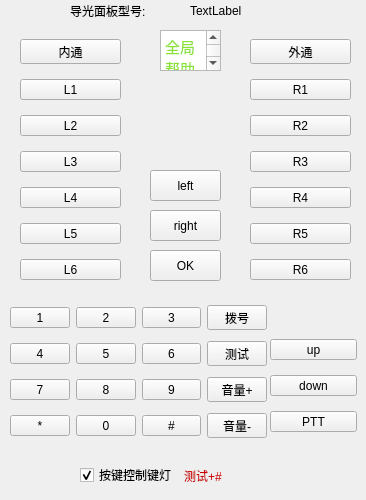
   <widget class="QWidget" name="page">
    <widget class="QWidget" name="verticalLayoutWidget">
     <property name="geometry">
      <rect>
       <x>20</x>
       <y>30</y>
       <width>101</width>
       <height>261</height>
      </rect>
     </property>
     <layout class="QVBoxLayout" name="verticalLayout">
      <item>
       <widget class="QToolButton" name="toolButton_Inc">
        <property name="sizePolicy">
         <sizepolicy hsizetype="Expanding" vsizetype="Fixed">
          <horstretch>0</horstretch>
          <verstretch>0</verstretch>
         </sizepolicy>
        </property>
        <property name="focusPolicy">
         <enum>Qt::NoFocus</enum>
        </property>
        <property name="styleSheet">
         <string notr="true">font: 15pt &quot;Ubuntu&quot;;</string>
        </property>
        <property name="text">
         <string>内通</string>
        </property>
       </widget>
      </item>
      <item>
       <widget class="QToolButton" name="toolButton_L1">
        <property name="sizePolicy">
         <sizepolicy hsizetype="Expanding" vsizetype="Fixed">
          <horstretch>0</horstretch>
          <verstretch>0</verstretch>
         </sizepolicy>
        </property>
        <property name="focusPolicy">
         <enum>Qt::NoFocus</enum>
        </property>
        <property name="styleSheet">
         <string notr="true">font: 15pt &quot;Ubuntu&quot;;</string>
        </property>
        <property name="text">
         <string>L1</string>
        </property>
       </widget>
      </item>
      <item>
       <widget class="QToolButton" name="toolButton_L2">
        <property name="sizePolicy">
         <sizepolicy hsizetype="Expanding" vsizetype="Fixed">
          <horstretch>0</horstretch>
          <verstretch>0</verstretch>
         </sizepolicy>
        </property>
        <property name="focusPolicy">
         <enum>Qt::NoFocus</enum>
        </property>
        <property name="styleSheet">
         <string notr="true">font: 15pt &quot;Ubuntu&quot;;</string>
        </property>
        <property name="text">
         <string>L2</string>
        </property>
       </widget>
      </item>
      <item>
       <widget class="QToolButton" name="toolButton_L3">
        <property name="sizePolicy">
         <sizepolicy hsizetype="Expanding" vsizetype="Fixed">
          <horstretch>0</horstretch>
          <verstretch>0</verstretch>
         </sizepolicy>
        </property>
        <property name="focusPolicy">
         <enum>Qt::NoFocus</enum>
        </property>
        <property name="styleSheet">
         <string notr="true">font: 15pt &quot;Ubuntu&quot;;</string>
        </property>
        <property name="text">
         <string>L3</string>
        </property>
       </widget>
      </item>
      <item>
       <widget class="QToolButton" name="toolButton_L4">
        <property name="sizePolicy">
         <sizepolicy hsizetype="Expanding" vsizetype="Fixed">
          <horstretch>0</horstretch>
          <verstretch>0</verstretch>
         </sizepolicy>
        </property>
        <property name="focusPolicy">
         <enum>Qt::NoFocus</enum>
        </property>
        <property name="styleSheet">
         <string notr="true">font: 15pt &quot;Ubuntu&quot;;</string>
        </property>
        <property name="text">
         <string>L4</string>
        </property>
       </widget>
      </item>
      <item>
       <widget class="QToolButton" name="toolButton_L5">
        <property name="sizePolicy">
         <sizepolicy hsizetype="Expanding" vsizetype="Fixed">
          <horstretch>0</horstretch>
          <verstretch>0</verstretch>
         </sizepolicy>
        </property>
        <property name="focusPolicy">
         <enum>Qt::NoFocus</enum>
        </property>
        <property name="styleSheet">
         <string notr="true">font: 15pt &quot;Ubuntu&quot;;</string>
        </property>
        <property name="text">
         <string>L5</string>
        </property>
       </widget>
      </item>
      <item>
       <widget class="QToolButton" name="toolButton_L6">
        <property name="sizePolicy">
         <sizepolicy hsizetype="Expanding" vsizetype="Fixed">
          <horstretch>0</horstretch>
          <verstretch>0</verstretch>
         </sizepolicy>
        </property>
        <property name="focusPolicy">
         <enum>Qt::NoFocus</enum>
        </property>
        <property name="styleSheet">
         <string notr="true">font: 15pt &quot;Ubuntu&quot;;</string>
        </property>
        <property name="text">
         <string>L6</string>
        </property>
       </widget>
      </item>
     </layout>
    </widget>
    <widget class="QWidget" name="verticalLayoutWidget_2">
     <property name="geometry">
      <rect>
       <x>250</x>
       <y>30</y>
       <width>101</width>
       <height>261</height>
      </rect>
     </property>
     <layout class="QVBoxLayout" name="verticalLayout_2">
      <item>
       <widget class="QToolButton" name="toolButton_Ext">
        <property name="sizePolicy">
         <sizepolicy hsizetype="Expanding" vsizetype="Fixed">
          <horstretch>0</horstretch>
          <verstretch>0</verstretch>
         </sizepolicy>
        </property>
        <property name="focusPolicy">
         <enum>Qt::NoFocus</enum>
        </property>
        <property name="styleSheet">
         <string notr="true">font: 15pt &quot;Ubuntu&quot;;</string>
        </property>
        <property name="text">
         <string>外通</string>
        </property>
       </widget>
      </item>
      <item>
       <widget class="QToolButton" name="toolButton_R1">
        <property name="sizePolicy">
         <sizepolicy hsizetype="Expanding" vsizetype="Fixed">
          <horstretch>0</horstretch>
          <verstretch>0</verstretch>
         </sizepolicy>
        </property>
        <property name="focusPolicy">
         <enum>Qt::NoFocus</enum>
        </property>
        <property name="styleSheet">
         <string notr="true">font: 15pt &quot;Ubuntu&quot;;</string>
        </property>
        <property name="text">
         <string>R1</string>
        </property>
       </widget>
      </item>
      <item>
       <widget class="QToolButton" name="toolButton_R2">
        <property name="sizePolicy">
         <sizepolicy hsizetype="Expanding" vsizetype="Fixed">
          <horstretch>0</horstretch>
          <verstretch>0</verstretch>
         </sizepolicy>
        </property>
        <property name="focusPolicy">
         <enum>Qt::NoFocus</enum>
        </property>
        <property name="styleSheet">
         <string notr="true">font: 15pt &quot;Ubuntu&quot;;</string>
        </property>
        <property name="text">
         <string>R2</string>
        </property>
       </widget>
      </item>
      <item>
       <widget class="QToolButton" name="toolButton_R3">
        <property name="sizePolicy">
         <sizepolicy hsizetype="Expanding" vsizetype="Fixed">
          <horstretch>0</horstretch>
          <verstretch>0</verstretch>
         </sizepolicy>
        </property>
        <property name="focusPolicy">
         <enum>Qt::NoFocus</enum>
        </property>
        <property name="styleSheet">
         <string notr="true">font: 15pt &quot;Ubuntu&quot;;</string>
        </property>
        <property name="text">
         <string>R3</string>
        </property>
       </widget>
      </item>
      <item>
       <widget class="QToolButton" name="toolButton_R4">
        <property name="sizePolicy">
         <sizepolicy hsizetype="Expanding" vsizetype="Fixed">
          <horstretch>0</horstretch>
          <verstretch>0</verstretch>
         </sizepolicy>
        </property>
        <property name="focusPolicy">
         <enum>Qt::NoFocus</enum>
        </property>
        <property name="styleSheet">
         <string notr="true">font: 15pt &quot;Ubuntu&quot;;</string>
        </property>
        <property name="text">
         <string>R4</string>
        </property>
       </widget>
      </item>
      <item>
       <widget class="QToolButton" name="toolButton_R5">
        <property name="sizePolicy">
         <sizepolicy hsizetype="Expanding" vsizetype="Fixed">
          <horstretch>0</horstretch>
          <verstretch>0</verstretch>
         </sizepolicy>
        </property>
        <property name="focusPolicy">
         <enum>Qt::NoFocus</enum>
        </property>
        <property name="styleSheet">
         <string notr="true">font: 15pt &quot;Ubuntu&quot;;</string>
        </property>
        <property name="text">
         <string>R5</string>
        </property>
       </widget>
      </item>
      <item>
       <widget class="QToolButton" name="toolButton_R6">
        <property name="sizePolicy">
         <sizepolicy hsizetype="Expanding" vsizetype="Fixed">
          <horstretch>0</horstretch>
          <verstretch>0</verstretch>
         </sizepolicy>
        </property>
        <property name="focusPolicy">
         <enum>Qt::NoFocus</enum>
        </property>
        <property name="styleSheet">
         <string notr="true">font: 15pt &quot;Ubuntu&quot;;</string>
        </property>
        <property name="text">
         <string>R6</string>
        </property>
       </widget>
      </item>
     </layout>
    </widget>
    <widget class="QWidget" name="gridLayoutWidget">
     <property name="geometry">
      <rect>
       <x>10</x>
       <y>300</y>
       <width>257</width>
       <height>147</height>
      </rect>
     </property>
     <layout class="QGridLayout" name="gridLayout">
      <item row="0" column="1">
       <widget class="QToolButton" name="toolButton_2">
        <property name="sizePolicy">
         <sizepolicy hsizetype="Expanding" vsizetype="Fixed">
          <horstretch>0</horstretch>
          <verstretch>0</verstretch>
         </sizepolicy>
        </property>
        <property name="focusPolicy">
         <enum>Qt::NoFocus</enum>
        </property>
        <property name="styleSheet">
         <string notr="true">font: 15pt &quot;Ubuntu&quot;;</string>
        </property>
        <property name="text">
         <string>2</string>
        </property>
       </widget>
      </item>
      <item row="2" column="0">
       <widget class="QToolButton" name="toolButton_7">
        <property name="sizePolicy">
         <sizepolicy hsizetype="Expanding" vsizetype="Fixed">
          <horstretch>0</horstretch>
          <verstretch>0</verstretch>
         </sizepolicy>
        </property>
        <property name="focusPolicy">
         <enum>Qt::NoFocus</enum>
        </property>
        <property name="styleSheet">
         <string notr="true">font: 15pt &quot;Ubuntu&quot;;</string>
        </property>
        <property name="text">
         <string>7</string>
        </property>
       </widget>
      </item>
      <item row="0" column="2">
       <widget class="QToolButton" name="toolButton_3">
        <property name="sizePolicy">
         <sizepolicy hsizetype="Expanding" vsizetype="Fixed">
          <horstretch>0</horstretch>
          <verstretch>0</verstretch>
         </sizepolicy>
        </property>
        <property name="focusPolicy">
         <enum>Qt::NoFocus</enum>
        </property>
        <property name="styleSheet">
         <string notr="true">font: 15pt &quot;Ubuntu&quot;;</string>
        </property>
        <property name="text">
         <string>3</string>
        </property>
       </widget>
      </item>
      <item row="0" column="0">
       <widget class="QToolButton" name="toolButton_1">
        <property name="sizePolicy">
         <sizepolicy hsizetype="Expanding" vsizetype="Fixed">
          <horstretch>0</horstretch>
          <verstretch>0</verstretch>
         </sizepolicy>
        </property>
        <property name="focusPolicy">
         <enum>Qt::NoFocus</enum>
        </property>
        <property name="styleSheet">
         <string notr="true">font: 15pt &quot;Ubuntu&quot;;</string>
        </property>
        <property name="text">
         <string>1</string>
        </property>
       </widget>
      </item>
      <item row="1" column="0">
       <widget class="QToolButton" name="toolButton_4">
        <property name="sizePolicy">
         <sizepolicy hsizetype="Expanding" vsizetype="Fixed">
          <horstretch>0</horstretch>
          <verstretch>0</verstretch>
         </sizepolicy>
        </property>
        <property name="focusPolicy">
         <enum>Qt::NoFocus</enum>
        </property>
        <property name="styleSheet">
         <string notr="true">font: 15pt &quot;Ubuntu&quot;;</string>
        </property>
        <property name="text">
         <string>4</string>
        </property>
       </widget>
      </item>
      <item row="0" column="3">
       <widget class="QToolButton" name="toolButton_Tell">
        <property name="sizePolicy">
         <sizepolicy hsizetype="Expanding" vsizetype="Fixed">
          <horstretch>0</horstretch>
          <verstretch>0</verstretch>
         </sizepolicy>
        </property>
        <property name="focusPolicy">
         <enum>Qt::NoFocus</enum>
        </property>
        <property name="styleSheet">
         <string notr="true">font: 15pt &quot;Ubuntu&quot;;</string>
        </property>
        <property name="text">
         <string>拨号</string>
        </property>
       </widget>
      </item>
      <item row="3" column="0">
       <widget class="QToolButton" name="toolButton_11">
        <property name="sizePolicy">
         <sizepolicy hsizetype="Expanding" vsizetype="Fixed">
          <horstretch>0</horstretch>
          <verstretch>0</verstretch>
         </sizepolicy>
        </property>
        <property name="focusPolicy">
         <enum>Qt::NoFocus</enum>
        </property>
        <property name="styleSheet">
         <string notr="true">font: 15pt &quot;Ubuntu&quot;;</string>
        </property>
        <property name="text">
         <string>*</string>
        </property>
       </widget>
      </item>
      <item row="1" column="1">
       <widget class="QToolButton" name="toolButton_5">
        <property name="sizePolicy">
         <sizepolicy hsizetype="Expanding" vsizetype="Fixed">
          <horstretch>0</horstretch>
          <verstretch>0</verstretch>
         </sizepolicy>
        </property>
        <property name="focusPolicy">
         <enum>Qt::NoFocus</enum>
        </property>
        <property name="styleSheet">
         <string notr="true">font: 15pt &quot;Ubuntu&quot;;</string>
        </property>
        <property name="text">
         <string>5</string>
        </property>
       </widget>
      </item>
      <item row="2" column="1">
       <widget class="QToolButton" name="toolButton_8">
        <property name="sizePolicy">
         <sizepolicy hsizetype="Expanding" vsizetype="Fixed">
          <horstretch>0</horstretch>
          <verstretch>0</verstretch>
         </sizepolicy>
        </property>
        <property name="focusPolicy">
         <enum>Qt::NoFocus</enum>
        </property>
        <property name="styleSheet">
         <string notr="true">font: 15pt &quot;Ubuntu&quot;;</string>
        </property>
        <property name="text">
         <string>8</string>
        </property>
       </widget>
      </item>
      <item row="3" column="1">
       <widget class="QToolButton" name="toolButton_0">
        <property name="sizePolicy">
         <sizepolicy hsizetype="Expanding" vsizetype="Fixed">
          <horstretch>0</horstretch>
          <verstretch>0</verstretch>
         </sizepolicy>
        </property>
        <property name="focusPolicy">
         <enum>Qt::NoFocus</enum>
        </property>
        <property name="styleSheet">
         <string notr="true">font: 15pt &quot;Ubuntu&quot;;</string>
        </property>
        <property name="text">
         <string>0</string>
        </property>
       </widget>
      </item>
      <item row="1" column="2">
       <widget class="QToolButton" name="toolButton_6">
        <property name="sizePolicy">
         <sizepolicy hsizetype="Expanding" vsizetype="Fixed">
          <horstretch>0</horstretch>
          <verstretch>0</verstretch>
         </sizepolicy>
        </property>
        <property name="focusPolicy">
         <enum>Qt::NoFocus</enum>
        </property>
        <property name="styleSheet">
         <string notr="true">font: 15pt &quot;Ubuntu&quot;;</string>
        </property>
        <property name="text">
         <string>6</string>
        </property>
       </widget>
      </item>
      <item row="2" column="2">
       <widget class="QToolButton" name="toolButton_9">
        <property name="sizePolicy">
         <sizepolicy hsizetype="Expanding" vsizetype="Fixed">
          <horstretch>0</horstretch>
          <verstretch>0</verstretch>
         </sizepolicy>
        </property>
        <property name="focusPolicy">
         <enum>Qt::NoFocus</enum>
        </property>
        <property name="styleSheet">
         <string notr="true">font: 15pt &quot;Ubuntu&quot;;</string>
        </property>
        <property name="text">
         <string>9</string>
        </property>
       </widget>
      </item>
      <item row="3" column="2">
       <widget class="QToolButton" name="toolButton_12">
        <property name="sizePolicy">
         <sizepolicy hsizetype="Expanding" vsizetype="Fixed">
          <horstretch>0</horstretch>
          <verstretch>0</verstretch>
         </sizepolicy>
        </property>
        <property name="focusPolicy">
         <enum>Qt::NoFocus</enum>
        </property>
        <property name="styleSheet">
         <string notr="true">font: 15pt &quot;Ubuntu&quot;;</string>
        </property>
        <property name="text">
         <string>#</string>
        </property>
       </widget>
      </item>
      <item row="1" column="3">
       <widget class="QToolButton" name="toolButton_Test">
        <property name="sizePolicy">
         <sizepolicy hsizetype="Expanding" vsizetype="Fixed">
          <horstretch>0</horstretch>
          <verstretch>0</verstretch>
         </sizepolicy>
        </property>
        <property name="focusPolicy">
         <enum>Qt::NoFocus</enum>
        </property>
        <property name="styleSheet">
         <string notr="true">font: 15pt &quot;Ubuntu&quot;;</string>
        </property>
        <property name="text">
         <string>测试</string>
        </property>
       </widget>
      </item>
      <item row="2" column="3">
       <widget class="QToolButton" name="toolButton_V1">
        <property name="sizePolicy">
         <sizepolicy hsizetype="Expanding" vsizetype="Fixed">
          <horstretch>0</horstretch>
          <verstretch>0</verstretch>
         </sizepolicy>
        </property>
        <property name="focusPolicy">
         <enum>Qt::NoFocus</enum>
        </property>
        <property name="styleSheet">
         <string notr="true">font: 15pt &quot;Ubuntu&quot;;</string>
        </property>
        <property name="text">
         <string>音量+</string>
        </property>
       </widget>
      </item>
      <item row="3" column="3">
       <widget class="QToolButton" name="toolButton_V2">
        <property name="sizePolicy">
         <sizepolicy hsizetype="Expanding" vsizetype="Fixed">
          <horstretch>0</horstretch>
          <verstretch>0</verstretch>
         </sizepolicy>
        </property>
        <property name="focusPolicy">
         <enum>Qt::NoFocus</enum>
        </property>
        <property name="styleSheet">
         <string notr="true">font: 15pt &quot;Ubuntu&quot;;</string>
        </property>
        <property name="text">
         <string>音量-</string>
        </property>
       </widget>
      </item>
     </layout>
    </widget>
    <widget class="QWidget" name="verticalLayoutWidget_3">
     <property name="geometry">
      <rect>
       <x>270</x>
       <y>330</y>
       <width>87</width>
       <height>111</height>
      </rect>
     </property>
     <layout class="QVBoxLayout" name="verticalLayout_3">
      <item>
       <widget class="QToolButton" name="toolButton_Up">
        <property name="sizePolicy">
         <sizepolicy hsizetype="Expanding" vsizetype="Fixed">
          <horstretch>0</horstretch>
          <verstretch>0</verstretch>
         </sizepolicy>
        </property>
        <property name="focusPolicy">
         <enum>Qt::NoFocus</enum>
        </property>
        <property name="styleSheet">
         <string notr="true">font: 15pt &quot;Ubuntu&quot;;</string>
        </property>
        <property name="text">
         <string>up</string>
        </property>
       </widget>
      </item>
      <item>
       <widget class="QToolButton" name="toolButton_Down">
        <property name="sizePolicy">
         <sizepolicy hsizetype="Expanding" vsizetype="Fixed">
          <horstretch>0</horstretch>
          <verstretch>0</verstretch>
         </sizepolicy>
        </property>
        <property name="focusPolicy">
         <enum>Qt::NoFocus</enum>
        </property>
        <property name="styleSheet">
         <string notr="true">font: 15pt &quot;Ubuntu&quot;;</string>
        </property>
        <property name="text">
         <string>down</string>
        </property>
       </widget>
      </item>
      <item>
       <widget class="QToolButton" name="toolButton_Ptt">
        <property name="sizePolicy">
         <sizepolicy hsizetype="Expanding" vsizetype="Fixed">
          <horstretch>0</horstretch>
          <verstretch>0</verstretch>
         </sizepolicy>
        </property>
        <property name="focusPolicy">
         <enum>Qt::NoFocus</enum>
        </property>
        <property name="styleSheet">
         <string notr="true">font: 15pt &quot;Ubuntu&quot;;</string>
        </property>
        <property name="text">
         <string>PTT</string>
        </property>
       </widget>
      </item>
     </layout>
    </widget>
    <widget class="QLabel" name="label_98">
     <property name="geometry">
      <rect>
       <x>70</x>
       <y>0</y>
       <width>111</width>
       <height>21</height>
      </rect>
     </property>
     <property name="styleSheet">
      <string notr="true">font: 10pt &quot;Ubuntu&quot;;</string>
     </property>
     <property name="text">
      <string>导光面板型号:</string>
     </property>
    </widget>
    <widget class="QLabel" name="label_keyboard_type">
     <property name="geometry">
      <rect>
       <x>190</x>
       <y>0</y>
       <width>101</width>
       <height>21</height>
      </rect>
     </property>
     <property name="styleSheet">
      <string notr="true">font: 10pt &quot;Ubuntu&quot;;</string>
     </property>
     <property name="text">
      <string>TextLabel</string>
     </property>
    </widget>
    <widget class="QToolButton" name="toolButton_left">
     <property name="geometry">
      <rect>
       <x>150</x>
       <y>170</y>
       <width>71</width>
       <height>31</height>
      </rect>
     </property>
     <property name="styleSheet">
      <string notr="true">font: 15pt &quot;Ubuntu&quot;;</string>
     </property>
     <property name="text">
      <string>left</string>
     </property>
    </widget>
    <widget class="QToolButton" name="toolButton_right">
     <property name="geometry">
      <rect>
       <x>150</x>
       <y>210</y>
       <width>71</width>
       <height>31</height>
      </rect>
     </property>
     <property name="styleSheet">
      <string notr="true">font: 15pt &quot;Ubuntu&quot;;</string>
     </property>
     <property name="text">
      <string>right</string>
     </property>
    </widget>
    <widget class="QToolButton" name="toolButton_ok">
     <property name="geometry">
      <rect>
       <x>150</x>
       <y>250</y>
       <width>71</width>
       <height>31</height>
      </rect>
     </property>
     <property name="styleSheet">
      <string notr="true">font: 15pt &quot;Ubuntu&quot;;</string>
     </property>
     <property name="text">
      <string>OK</string>
     </property>
    </widget>
    <widget class="QTextBrowser" name="textBrowser_help_page1">
     <property name="geometry">
      <rect>
       <x>160</x>
       <y>30</y>
       <width>61</width>
       <height>41</height>
      </rect>
     </property>
     <property name="html">
      <string>&lt;!DOCTYPE HTML PUBLIC &quot;-//W3C//DTD HTML 4.0//EN&quot; &quot;http://www.w3.org/TR/REC-html40/strict.dtd&quot;&gt;
&lt;html&gt;&lt;head&gt;&lt;meta name=&quot;qrichtext&quot; content=&quot;1&quot; /&gt;&lt;style type=&quot;text/css&quot;&gt;
p, li { white-space: pre-wrap; }
&lt;/style&gt;&lt;/head&gt;&lt;body style=&quot; font-family:'SimSun'; font-size:9pt; font-weight:400; font-style:normal;&quot;&gt;
&lt;p style=&quot; margin-top:0px; margin-bottom:0px; margin-left:0px; margin-right:0px; -qt-block-indent:0; text-indent:0px;&quot;&gt;&lt;span style=&quot; font-family:'Ubuntu'; font-size:11pt; color:#8ae234;&quot;&gt;全局帮助信息&lt;/span&gt;&lt;span style=&quot; font-family:'Ubuntu'; font-size:11pt;&quot;&gt;：&lt;/span&gt;&lt;/p&gt;
&lt;p style=&quot; margin-top:0px; margin-bottom:0px; margin-left:0px; margin-right:0px; -qt-block-indent:0; text-indent:0px;&quot;&gt;&lt;span style=&quot; font-family:'Ubuntu'; font-size:11pt;&quot;&gt;0.界面中红色字体均表示快捷键!!!!      组合键需&lt;/span&gt;&lt;span style=&quot; font-family:'Ubuntu'; font-size:11pt; color:#ef2929;&quot;&gt;先按下测试（不松开），再按其他&lt;/span&gt;&lt;/p&gt;
&lt;p style=&quot; margin-top:0px; margin-bottom:0px; margin-left:0px; margin-right:0px; -qt-block-indent:0; text-indent:0px;&quot;&gt;&lt;span style=&quot; font-family:'Ubuntu'; font-size:11pt;&quot;&gt;1.快速切换到对应的页面：组合键，按下test，再按1-9中任意数字，将切换到对应的页面。&lt;/span&gt;&lt;/p&gt;
&lt;p style=&quot; margin-top:0px; margin-bottom:0px; margin-left:0px; margin-right:0px; -qt-block-indent:0; text-indent:0px;&quot;&gt;&lt;span style=&quot; font-family:'Ubuntu'; font-size:11pt;&quot;&gt;2.上一页，下一页：组合键，按下test，再按方向上或者方向下，将进行翻页操作。&lt;/span&gt;&lt;/p&gt;
&lt;p style=&quot; margin-top:0px; margin-bottom:0px; margin-left:0px; margin-right:0px; -qt-block-indent:0; text-indent:0px;&quot;&gt;&lt;span style=&quot; font-family:'Ubuntu'; font-size:11pt;&quot;&gt;3.重启设备： 组合键，按下test，再按下PTT，&lt;/span&gt;&lt;span style=&quot; font-family:'Ubuntu'; font-size:11pt; color:#a40000;&quot;&gt;设备将重启&lt;/span&gt;&lt;/p&gt;
&lt;p style=&quot; margin-top:0px; margin-bottom:0px; margin-left:0px; margin-right:0px; -qt-block-indent:0; text-indent:0px;&quot;&gt;&lt;span style=&quot; font-family:'Ubuntu'; font-size:11pt;&quot;&gt;4.默认启动页：选择下次启动时将显示的页面。&lt;/span&gt;&lt;/p&gt;
&lt;p style=&quot;-qt-paragraph-type:empty; margin-top:0px; margin-bottom:0px; margin-left:0px; margin-right:0px; -qt-block-indent:0; text-indent:0px; font-family:'Ubuntu'; font-size:11pt;&quot;&gt;&lt;br /&gt;&lt;/p&gt;
&lt;p style=&quot; margin-top:0px; margin-bottom:0px; margin-left:0px; margin-right:0px; -qt-block-indent:0; text-indent:0px;&quot;&gt;&lt;span style=&quot; font-family:'Ubuntu'; font-size:11pt; color:#729fcf;&quot;&gt;本页帮助信息&lt;/span&gt;&lt;span style=&quot; font-family:'Ubuntu'; font-size:11pt;&quot;&gt;：&lt;/span&gt;&lt;/p&gt;
&lt;p style=&quot; margin-top:0px; margin-bottom:0px; margin-left:0px; margin-right:0px; -qt-block-indent:0; text-indent:0px;&quot;&gt;&lt;span style=&quot; font-family:'Ubuntu'; font-size:11pt;&quot;&gt;1.按下面板上对应的按键，界面中对应的键将显示为绿色，松开后显示为白色。&lt;/span&gt;&lt;/p&gt;
&lt;p style=&quot; margin-top:0px; margin-bottom:0px; margin-left:0px; margin-right:0px; -qt-block-indent:0; text-indent:0px;&quot;&gt;&lt;span style=&quot; font-family:'Ubuntu'; font-size:11pt;&quot;&gt;2.导光面板类型，与键盘单片机通信，通信成功显示对应的型号，否则显示为未知。&lt;/span&gt;&lt;/p&gt;
&lt;p style=&quot; margin-top:0px; margin-bottom:0px; margin-left:0px; margin-right:0px; -qt-block-indent:0; text-indent:0px;&quot;&gt;&lt;span style=&quot; font-family:'Ubuntu'; font-size:11pt;&quot;&gt;3.按键控制键灯，默认勾选，表示按下按键后，对应的键灯点亮，松开后不熄灭。不勾选时，对应的键灯不动作。&lt;/span&gt;&lt;/p&gt;&lt;/body&gt;&lt;/html&gt;</string>
     </property>
    </widget>
    <widget class="QWidget" name="horizontalLayoutWidget_10">
     <property name="geometry">
      <rect>
       <x>80</x>
       <y>460</y>
       <width>201</width>
       <height>31</height>
      </rect>
     </property>
     <layout class="QHBoxLayout" name="horizontalLayout_10">
      <item>
       <widget class="QCheckBox" name="checkBox">
        <property name="focusPolicy">
         <enum>Qt::NoFocus</enum>
        </property>
        <property name="styleSheet">
         <string notr="true">font: 10pt &quot;Ubuntu&quot;;</string>
        </property>
        <property name="text">
         <string>按键控制键灯</string>
        </property>
        <property name="checked">
         <bool>true</bool>
        </property>
       </widget>
      </item>
      <item>
       <widget class="QLabel" name="label_17">
        <property name="styleSheet">
         <string notr="true">font: 8pt &quot;Ubuntu&quot;;
color: rgb(204, 0, 0);</string>
        </property>
        <property name="text">
         <string>测试+#</string>
        </property>
       </widget>
      </item>
     </layout>
    </widget>
   </widget>
